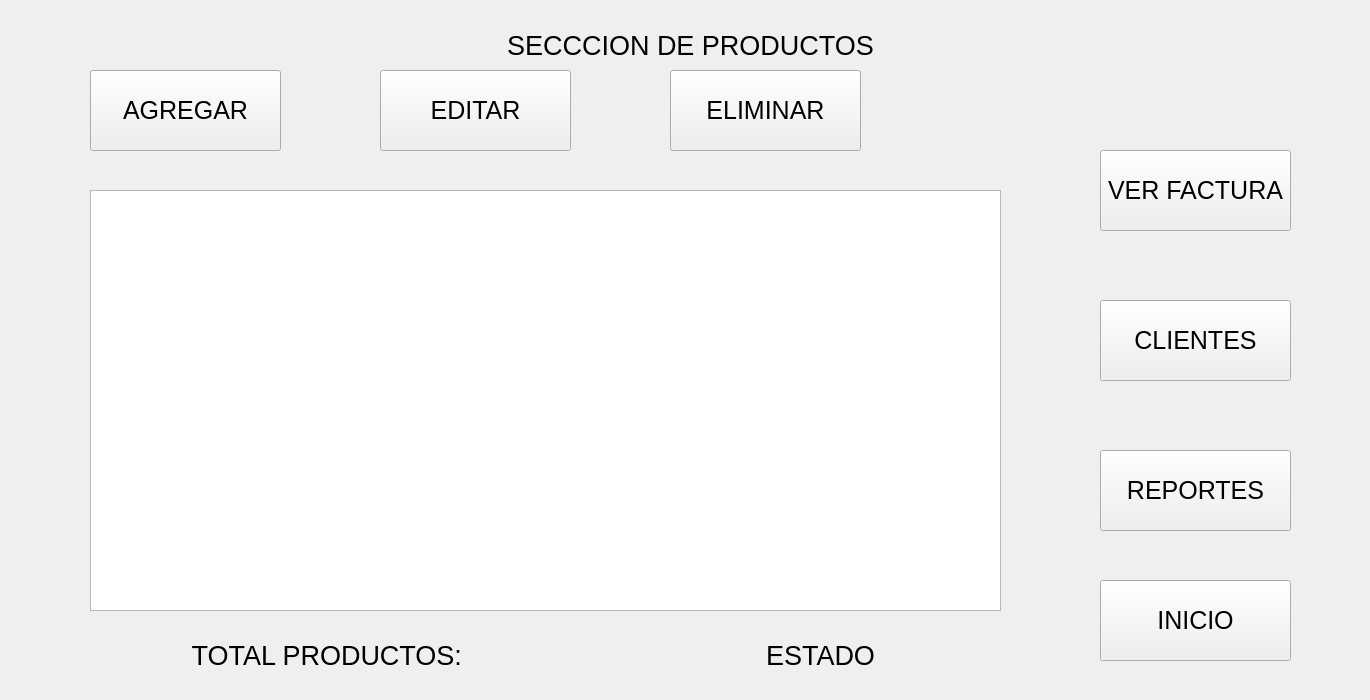
<?xml version="1.0" encoding="UTF-8"?>
<ui version="4.0">
 <class>ProductWindow</class>
 <widget class="QWidget" name="ProductWindow">
  <property name="geometry">
   <rect>
    <x>0</x>
    <y>0</y>
    <width>1370</width>
    <height>700</height>
   </rect>
  </property>
  <property name="windowTitle">
   <string>Productos</string>
  </property>
  <property name="windowIcon">
   <iconset>
    <normaloff>../icono.png</normaloff>../icono.png</iconset>
  </property>
  <widget class="QLabel" name="lbTotalProducts">
   <property name="geometry">
    <rect>
     <x>40</x>
     <y>630</y>
     <width>581</width>
     <height>41</height>
    </rect>
   </property>
   <property name="font">
    <font>
     <pointsize>20</pointsize>
    </font>
   </property>
   <property name="layoutDirection">
    <enum>Qt::LeftToRight</enum>
   </property>
   <property name="text">
    <string>TOTAL PRODUCTOS: </string>
   </property>
   <property name="alignment">
    <set>Qt::AlignBottom|Qt::AlignHCenter</set>
   </property>
   <property name="margin">
    <number>4</number>
   </property>
  </widget>
  <widget class="QPushButton" name="btShowBill">
   <property name="geometry">
    <rect>
     <x>1100</x>
     <y>150</y>
     <width>191</width>
     <height>81</height>
    </rect>
   </property>
   <property name="font">
    <font>
     <pointsize>19</pointsize>
    </font>
   </property>
   <property name="cursor">
    <cursorShape>PointingHandCursor</cursorShape>
   </property>
   <property name="text">
    <string>VER FACTURA</string>
   </property>
   <property name="autoRepeatInterval">
    <number>100</number>
   </property>
  </widget>
  <widget class="QLabel" name="lbStatus">
   <property name="geometry">
    <rect>
     <x>530</x>
     <y>630</y>
     <width>581</width>
     <height>41</height>
    </rect>
   </property>
   <property name="font">
    <font>
     <pointsize>20</pointsize>
    </font>
   </property>
   <property name="layoutDirection">
    <enum>Qt::LeftToRight</enum>
   </property>
   <property name="text">
    <string>ESTADO</string>
   </property>
   <property name="alignment">
    <set>Qt::AlignBottom|Qt::AlignHCenter</set>
   </property>
   <property name="margin">
    <number>4</number>
   </property>
  </widget>
  <widget class="QPushButton" name="btEditProduct">
   <property name="geometry">
    <rect>
     <x>380</x>
     <y>70</y>
     <width>191</width>
     <height>81</height>
    </rect>
   </property>
   <property name="font">
    <font>
     <pointsize>19</pointsize>
    </font>
   </property>
   <property name="cursor">
    <cursorShape>PointingHandCursor</cursorShape>
   </property>
   <property name="text">
    <string>EDITAR</string>
   </property>
   <property name="autoRepeatInterval">
    <number>100</number>
   </property>
  </widget>
  <widget class="QLabel" name="label">
   <property name="geometry">
    <rect>
     <x>400</x>
     <y>20</y>
     <width>581</width>
     <height>41</height>
    </rect>
   </property>
   <property name="font">
    <font>
     <pointsize>20</pointsize>
    </font>
   </property>
   <property name="layoutDirection">
    <enum>Qt::LeftToRight</enum>
   </property>
   <property name="text">
    <string>SECCCION DE PRODUCTOS</string>
   </property>
   <property name="alignment">
    <set>Qt::AlignBottom|Qt::AlignHCenter</set>
   </property>
   <property name="margin">
    <number>4</number>
   </property>
  </widget>
  <widget class="QPushButton" name="btAddProduct">
   <property name="geometry">
    <rect>
     <x>90</x>
     <y>70</y>
     <width>191</width>
     <height>81</height>
    </rect>
   </property>
   <property name="font">
    <font>
     <pointsize>19</pointsize>
    </font>
   </property>
   <property name="cursor">
    <cursorShape>PointingHandCursor</cursorShape>
   </property>
   <property name="text">
    <string>AGREGAR</string>
   </property>
   <property name="autoRepeatInterval">
    <number>100</number>
   </property>
  </widget>
  <widget class="QPushButton" name="btShowReports">
   <property name="geometry">
    <rect>
     <x>1100</x>
     <y>450</y>
     <width>191</width>
     <height>81</height>
    </rect>
   </property>
   <property name="font">
    <font>
     <pointsize>19</pointsize>
    </font>
   </property>
   <property name="cursor">
    <cursorShape>PointingHandCursor</cursorShape>
   </property>
   <property name="text">
    <string>REPORTES</string>
   </property>
   <property name="autoRepeatInterval">
    <number>100</number>
   </property>
  </widget>
  <widget class="QPushButton" name="btDeleteProduct">
   <property name="geometry">
    <rect>
     <x>670</x>
     <y>70</y>
     <width>191</width>
     <height>81</height>
    </rect>
   </property>
   <property name="font">
    <font>
     <pointsize>19</pointsize>
    </font>
   </property>
   <property name="cursor">
    <cursorShape>PointingHandCursor</cursorShape>
   </property>
   <property name="text">
    <string>ELIMINAR</string>
   </property>
   <property name="autoRepeatInterval">
    <number>100</number>
   </property>
  </widget>
  <widget class="QPushButton" name="btShowClients">
   <property name="geometry">
    <rect>
     <x>1100</x>
     <y>300</y>
     <width>191</width>
     <height>81</height>
    </rect>
   </property>
   <property name="font">
    <font>
     <pointsize>19</pointsize>
    </font>
   </property>
   <property name="cursor">
    <cursorShape>PointingHandCursor</cursorShape>
   </property>
   <property name="text">
    <string>CLIENTES</string>
   </property>
   <property name="autoRepeatInterval">
    <number>100</number>
   </property>
  </widget>
  <widget class="QPushButton" name="btnHome">
   <property name="geometry">
    <rect>
     <x>1100</x>
     <y>580</y>
     <width>191</width>
     <height>81</height>
    </rect>
   </property>
   <property name="font">
    <font>
     <pointsize>19</pointsize>
    </font>
   </property>
   <property name="cursor">
    <cursorShape>PointingHandCursor</cursorShape>
   </property>
   <property name="text">
    <string>INICIO</string>
   </property>
   <property name="icon">
    <iconset>
     <normaloff>../Inicio.png</normaloff>../Inicio.png</iconset>
   </property>
   <property name="iconSize">
    <size>
     <width>40</width>
     <height>40</height>
    </size>
   </property>
   <property name="autoRepeatInterval">
    <number>100</number>
   </property>
  </widget>
  <widget class="QTableWidget" name="TabelOfProducts">
   <property name="geometry">
    <rect>
     <x>90</x>
     <y>190</y>
     <width>911</width>
     <height>421</height>
    </rect>
   </property>
  </widget>
 </widget>
 <resources/>
 <connections/>
</ui>
